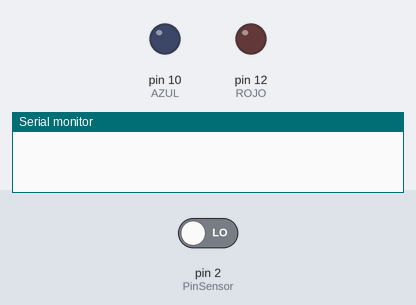
Simulated run of this sketch. Board: Arduino Uno, built with avr-gcc and run on an emulated ATmega328P. Parts: output pins drawn as LEDs (lit = HIGH), the last lines printed to the serial monitor. The inputs (shaded band) are chosen by the test bench; at power-on: pin 2 (PinSensor) LOW.

Above: at 0.1 s.
At 1.2 s:
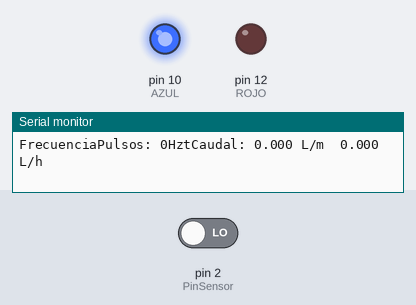
1.3 s: pin 2 (PinSensor) driven HIGH
At 2.3 s:
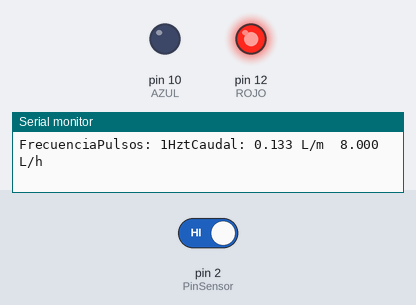
Timing chart, 0 to 4.5 s (numbered marks = the images above; inputs shaded):
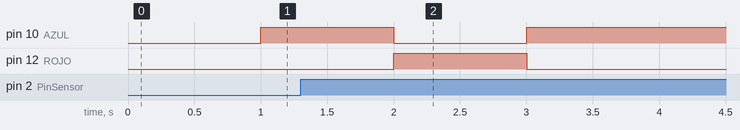

Measured:
- after the input at 1.3 s, pin 10 (AZUL): HIGH → LOW after 0.70 s, → HIGH 1.0 s later; pin 12 (ROJO): LOW → HIGH after 0.70 s, → LOW 1.0 s later

The sketch:

Sensor_agua.ino
```cpp
volatile int NumPulsos; //variable para la cantidad de pulsos recibidos
int PinSensor = 2;    //Sensor conectado en el pin 2
float factor_conversion=7.5; //para convertir de frecuencia a caudal
int AZUL = 10;
int AMARILLO = 11;
int ROJO = 12;

//---Función que se ejecuta en interrupción---------------
void ContarPulsos ()
{
  NumPulsos++;  //incrementamos la variable de pulsos
}

//---Función para obtener frecuencia de los pulsos--------
int ObtenerFrecuencia()
{
  int frecuencia;
  NumPulsos = 0;   //Ponemos a 0 el número de pulsos
  interrupts();    //Habilitamos las interrupciones
  delay(1000);   //muestra de 1 segundo
  noInterrupts(); //Desabilitamos las interrupciones
  frecuencia=NumPulsos; //Hz(pulsos por segundo)
  return frecuencia;
}

void setup()
{
  Serial.begin(9600);
  pinMode(PinSensor, INPUT);
  pinMode (AZUL, OUTPUT);
  pinMode(ROJO,OUTPUT);
  attachInterrupt(0,ContarPulsos,RISING); //(Interrupcion 0(Pin2),funcion,Flanco de subida)

}

void loop ()
{
  float frecuencia=ObtenerFrecuencia(); //obtenemos la Frecuencia de los pulsos en Hz
  float caudal_L_m=frecuencia/factor_conversion; //calculamos el caudal en L/m
  float caudal_L_h=caudal_L_m*60; //calculamos el caudal en L/h

  if (caudal_L_m == 0){
    digitalWrite(AZUL,HIGH);
    digitalWrite(ROJO,LOW);
  }
  else{
    digitalWrite(AZUL,LOW);
    digitalWrite(ROJO,HIGH);
  }


  //-----Enviamos por el puerto serie---------------
  Serial.print ("FrecuenciaPulsos: ");
  Serial.print (frecuencia,0);
  Serial.print ("HztCaudal: ");
  Serial.print (caudal_L_m,3);
  Serial.print (" L/m  ");
   Serial.print (caudal_L_h,3);
  Serial.println (" L/h");
}

void Gasto_alto(float caudal_L_m,int ROJO){
  if (caudal_L_m >= 31){
    digitalWrite(ROJO,HIGH);
  }
  else{
    digitalWrite(ROJO,LOW);
  }

}

void Gasto_medio(float caudal_L_m,int AMARILLO){
  if (caudal_L_m >= 31){
    digitalWrite(AMARILLO,HIGH);
  }
  else{
    digitalWrite(AMARILLO,LOW);
  }

}

void Gasto_BAJO(float caudal_L_m){
  if (caudal_L_m == 0){
    digitalWrite(AZUL,HIGH);
  }
  else{
    digitalWrite(AZUL,LOW);
  }

}
```
